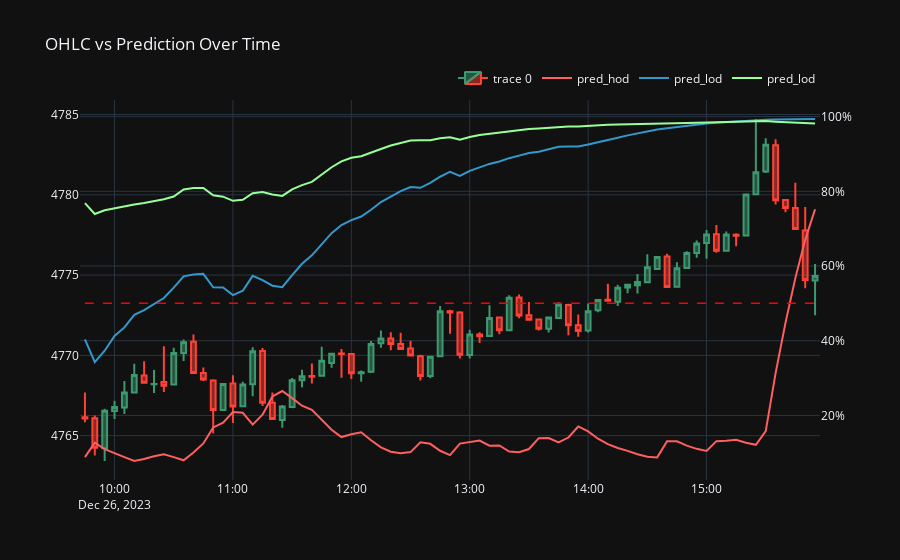

Notebook code for this chart:
### Code cell
import plotly.graph_objects as go

# Pick a day in the test set
test_day = '2023-12-21'
# test_day = '2023-12-26'
test_df = df_results.loc[test_day:test_day]
X_prices = spx_data.loc[test_day:test_day, ['open','high','low','close']]

df_viz = test_df.merge(X_prices, left_index=True, right_index=True)

fig = go.Figure(data=[go.Candlestick(x=df_viz.index,
                open=df_viz['open'],
                high=df_viz['high'],
                low=df_viz['low'],
                close=df_viz['close'])])

fig.add_trace(go.Scatter(x=df_viz.index, y=df_viz['pred_hod'].ewm(3).mean(), mode='lines', name='pred_hod', yaxis='y2', line=dict(color='#ff5f5f')))
fig.add_trace(go.Scatter(x=df_viz.index, y=df_viz['pred_lod'].ewm(3).mean(), mode='lines', name='pred_lod', yaxis='y2', line=dict(color='#3399cc')))
fig.add_trace(go.Scatter(x=df_viz.index, y=df_viz['pred_gd'].ewm(3).mean(), mode='lines', name='pred_lod', yaxis='y2', line=dict(color='#98ff98')))

fig.add_shape(
    type="line",
    x0=df_viz.index.min(),
    x1=df_viz.index.max(),
    y0=0.5,
    y1=0.5,
    yref='y2',
    line=dict(
        color="Red",
        width=1.5,
        dash="dash",
    )
)

fig.update_layout(
    template='plotly_dark',
    yaxis=dict(
        tickformat='.0f'
    ),
    yaxis2=dict(
        overlaying='y',
        side='right',
        tickformat=".0%"
    ),
    legend=dict(
        orientation="h",
        yanchor="bottom",
        y=1.02,
        xanchor="right",
        x=1
    ),
    title='OHLC vs Prediction Over Time',
    xaxis_rangeslider_visible=False
)

fig.show()
